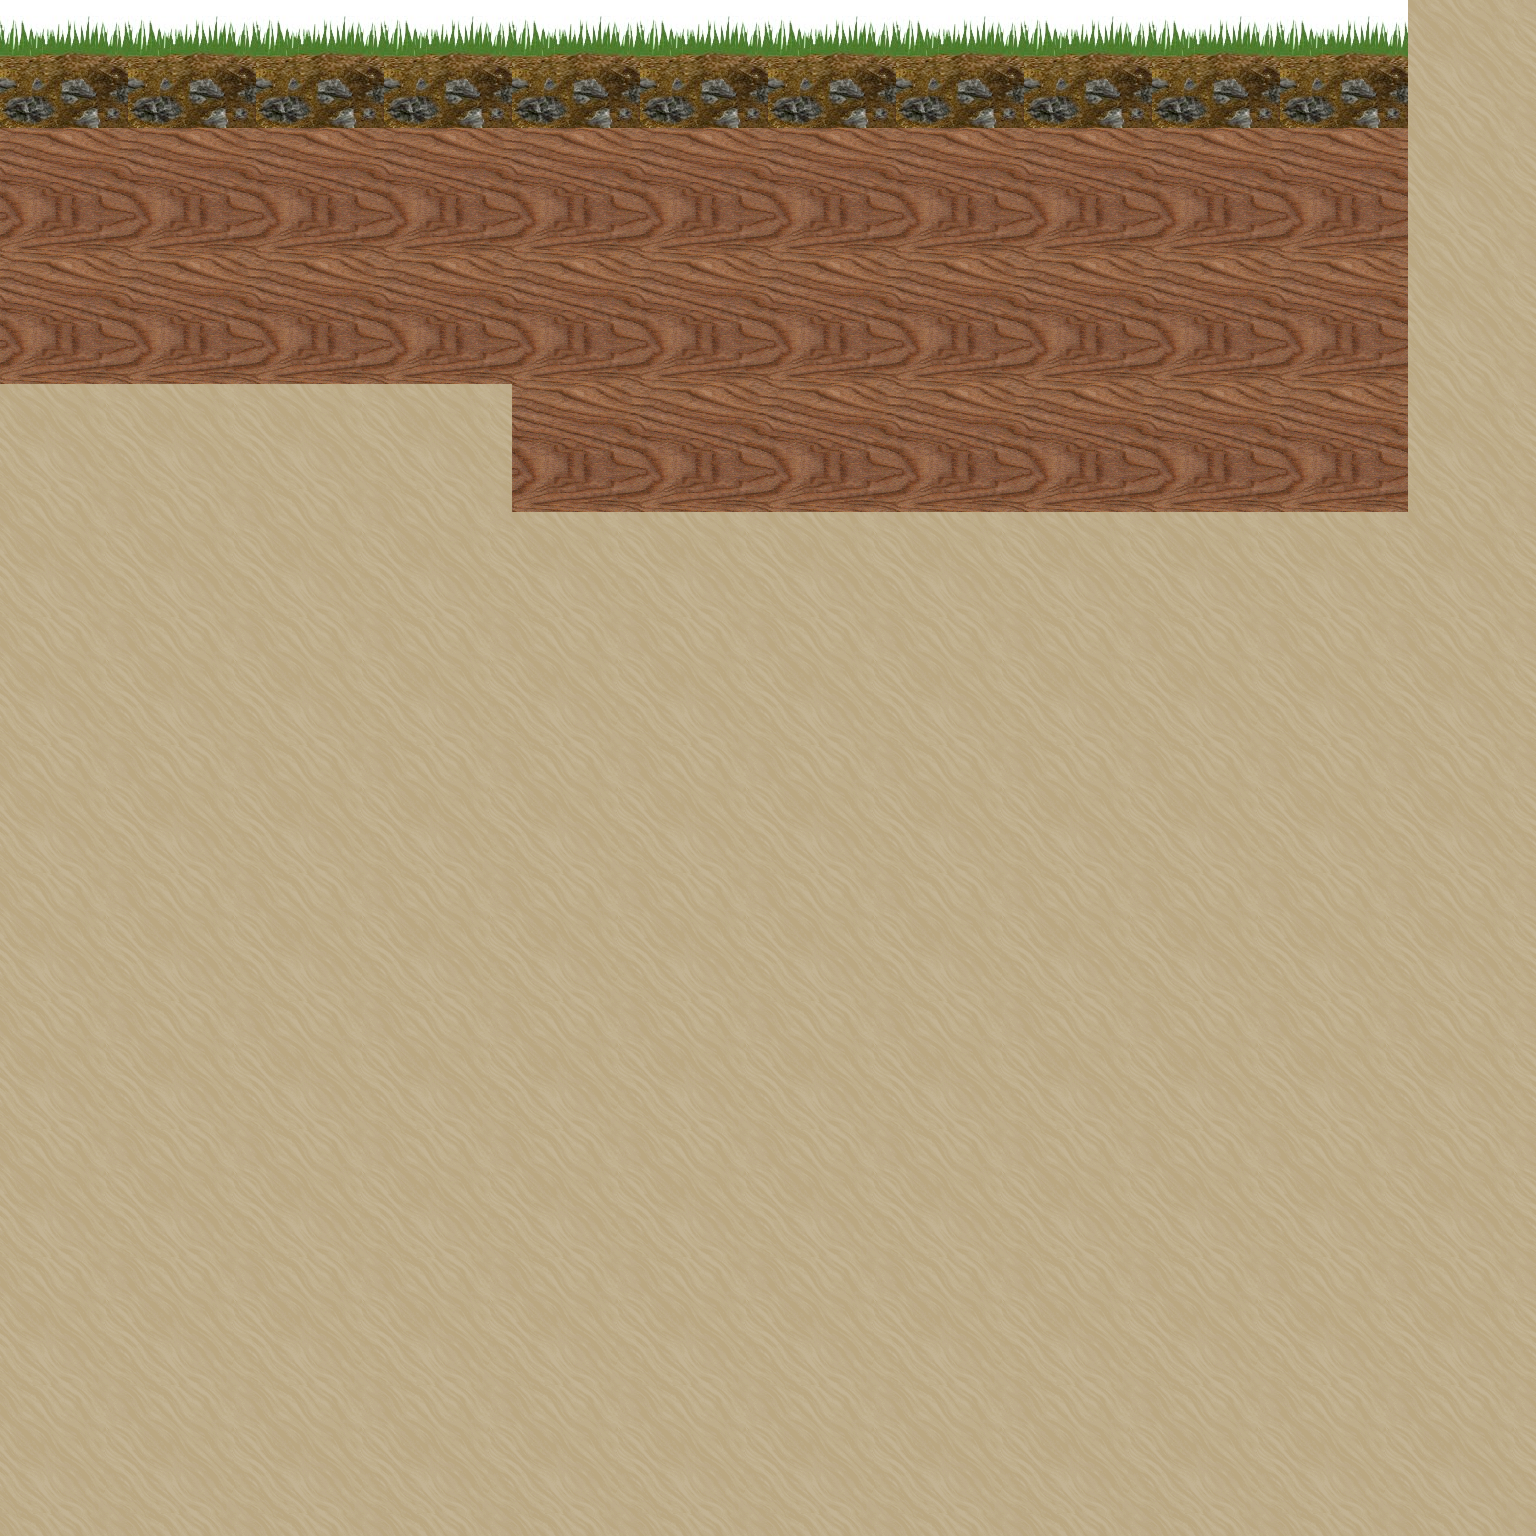

Rendered tile map (Tiled .tmx) drawn with the repository's tilesets; below, a short description and the map source with its tile grids summarised:
An orthogonal 12x12 tile map with 128x128 px tiles, 1 tile layer (background).

<map version="1.0" orientation="orthogonal" width="12" height="12" tilewidth="128" tileheight="128">
 <tileset firstgid="1" name="test" tilewidth="128" tileheight="128">
  <image source="test_tileset.png" width="256" height="256" />
 </tileset>
 <layer name="background" width="12" height="12">
  <data>[144 cells, 144 non-empty, 3 distinct tile ids]</data>
 </layer>
</map>
